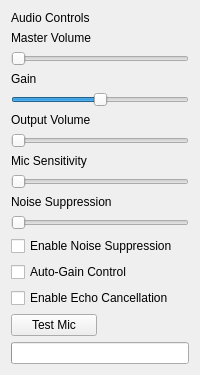
<?xml version="1.0" encoding="UTF-8"?>
<ui version="4.0">
 <class>VolumeControlForm</class>
 <widget class="QWidget" name="VolumeControlForm">
  <layout class="QVBoxLayout" name="rootLayout">
   <item><widget class="QLabel" name="headerLabel"><property name="text"><string>Audio Controls</string></property></widget></item>
   <item><widget class="QLabel" name="masterLabel"><property name="text"><string>Master Volume</string></property></widget></item>
   <item><widget class="QSlider" name="masterSlider"><property name="orientation"><enum>Qt::Horizontal</enum></property></widget></item>
   <item><widget class="QLabel" name="gainLabel"><property name="text"><string>Gain</string></property></widget></item>
   <item><widget class="QSlider" name="gainSlider"><property name="minimum"><number>-20</number></property><property name="maximum"><number>20</number></property><property name="orientation"><enum>Qt::Horizontal</enum></property></widget></item>
   <item><widget class="QLabel" name="outputLabel"><property name="text"><string>Output Volume</string></property></widget></item>
   <item><widget class="QSlider" name="outputSlider"><property name="orientation"><enum>Qt::Horizontal</enum></property></widget></item>
   <item><widget class="QLabel" name="micSensitivityLabel"><property name="text"><string>Mic Sensitivity</string></property></widget></item>
   <item><widget class="QSlider" name="micSensitivitySlider"><property name="orientation"><enum>Qt::Horizontal</enum></property></widget></item>
    <item><widget class="QLabel" name="noiseSuppressionLabel"><property name="text"><string>Noise Suppression</string></property></widget></item>
    <item><widget class="QSlider" name="noiseSuppressionSlider"><property name="orientation"><enum>Qt::Horizontal</enum></property></widget></item>
    <item><widget class="QCheckBox" name="noiseSuppressionEnableCheckbox"><property name="text"><string>Enable Noise Suppression</string></property></widget></item>
    <item><widget class="QCheckBox" name="autoGainCheckbox"><property name="text"><string>Auto-Gain Control</string></property></widget></item>
   <item><widget class="QCheckBox" name="echoCheckbox"><property name="text"><string>Enable Echo Cancellation</string></property></widget></item>
   <item>
    <layout class="QHBoxLayout" name="testMicLayout">
     <item><widget class="QPushButton" name="testMicButton"><property name="text"><string>Test Mic</string></property></widget></item>
     <item><widget class="QLabel" name="testStatusLabel"><property name="text"><string/></property></widget></item>
    </layout>
   </item>
   <item><widget class="QProgressBar" name="micLevelBar"><property name="textVisible"><bool>false</bool></property></widget></item>
  </layout>
 </widget>
 <resources/>
 <connections/>
</ui>
